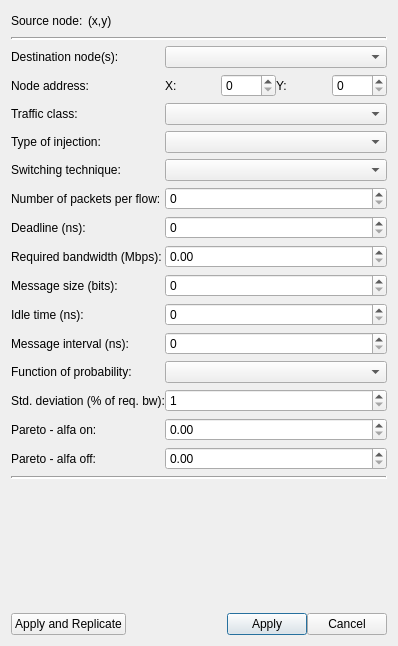
<?xml version="1.0" encoding="UTF-8"?>
<ui version="4.0">
 <class>TrafficConfigurationDialog</class>
 <widget class="QDialog" name="TrafficConfigurationDialog">
  <property name="windowModality">
   <enum>Qt::WindowModal</enum>
  </property>
  <property name="geometry">
   <rect>
    <x>0</x>
    <y>0</y>
    <width>398</width>
    <height>646</height>
   </rect>
  </property>
  <property name="locale">
   <locale language="English" country="UnitedStates"/>
  </property>
  <property name="modal">
   <bool>true</bool>
  </property>
  <layout class="QHBoxLayout" name="layoutPrincipal">
   <property name="spacing">
    <number>0</number>
   </property>
   <item>
    <layout class="QGridLayout" name="gridLayout" rowstretch="0,0,0,0,0,0,0,0,0,0,0,0,0,0,0,0,0,0,0,0" columnstretch="0,1">
     <property name="horizontalSpacing">
      <number>0</number>
     </property>
     <property name="verticalSpacing">
      <number>6</number>
     </property>
     <item row="13" column="0">
      <widget class="QLabel" name="labelFunctionProbability">
       <property name="text">
        <string>Function of probability:</string>
       </property>
      </widget>
     </item>
     <item row="1" column="0" colspan="2">
      <widget class="Line" name="lineDivisoraSuperior">
       <property name="lineWidth">
        <number>2</number>
       </property>
       <property name="orientation">
        <enum>Qt::Horizontal</enum>
       </property>
      </widget>
     </item>
     <item row="3" column="0">
      <widget class="QLabel" name="labelNodeAddress">
       <property name="text">
        <string>Node address: </string>
       </property>
      </widget>
     </item>
     <item row="19" column="1">
      <layout class="QHBoxLayout" name="horizontalLayout_4">
       <item>
        <spacer name="horizontalSpacer_2">
         <property name="orientation">
          <enum>Qt::Horizontal</enum>
         </property>
         <property name="sizeHint" stdset="0">
          <size>
           <width>40</width>
           <height>1</height>
          </size>
         </property>
        </spacer>
       </item>
       <item>
        <widget class="QPushButton" name="buttonApply">
         <property name="statusTip">
          <string>Apply this configuration for this node in network</string>
         </property>
         <property name="text">
          <string>Apply</string>
         </property>
         <property name="default">
          <bool>true</bool>
         </property>
        </widget>
       </item>
       <item>
        <widget class="QPushButton" name="buttonCancel">
         <property name="statusTip">
          <string>Cancel the configuration, the configuration is lost</string>
         </property>
         <property name="text">
          <string>Cancel</string>
         </property>
        </widget>
       </item>
      </layout>
     </item>
     <item row="9" column="1">
      <widget class="QDoubleSpinBox" name="doubleSpinInRequiredBandwidth">
       <property name="statusTip">
        <string>Define a required bandwidth</string>
       </property>
       <property name="maximum">
        <double>530000.000000000000000</double>
       </property>
       <property name="singleStep">
        <double>10.000000000000000</double>
       </property>
      </widget>
     </item>
     <item row="5" column="0">
      <widget class="QLabel" name="labelTypeInjection">
       <property name="text">
        <string>Type of injection:</string>
       </property>
      </widget>
     </item>
     <item row="2" column="1">
      <widget class="QComboBox" name="comboInDestinationNode">
       <property name="statusTip">
        <string>Define a type of spatial distribution</string>
       </property>
      </widget>
     </item>
     <item row="3" column="1">
      <layout class="QHBoxLayout" name="horizontalLayout">
       <item>
        <layout class="QHBoxLayout" name="horizontalLayout_2">
         <item>
          <widget class="QLabel" name="labelNodeAddressX">
           <property name="text">
            <string>X:</string>
           </property>
          </widget>
         </item>
         <item>
          <widget class="QSpinBox" name="spinInNodeAddressX">
           <property name="statusTip">
            <string>Define a target in position X in traffic with destination</string>
           </property>
          </widget>
         </item>
        </layout>
       </item>
       <item>
        <layout class="QHBoxLayout" name="horizontalLayout_3">
         <item>
          <widget class="QLabel" name="labelNodeAddressY">
           <property name="text">
            <string>Y:</string>
           </property>
          </widget>
         </item>
         <item>
          <widget class="QSpinBox" name="spinInNodeAddressY">
           <property name="statusTip">
            <string>Define a target in position Y in traffic with destination</string>
           </property>
          </widget>
         </item>
        </layout>
       </item>
      </layout>
     </item>
     <item row="0" column="0">
      <layout class="QHBoxLayout" name="horizontalLayout_5">
       <property name="spacing">
        <number>0</number>
       </property>
       <item>
        <widget class="QLabel" name="labelSourceNode">
         <property name="statusTip">
          <string>Indicates the source node in position X and position Y in network</string>
         </property>
         <property name="text">
          <string>Source node:</string>
         </property>
        </widget>
       </item>
       <item>
        <widget class="QLabel" name="labelSourceNodeXY">
         <property name="text">
          <string>(x,y)</string>
         </property>
        </widget>
       </item>
      </layout>
     </item>
     <item row="4" column="0">
      <widget class="QLabel" name="labelTrafficClass">
       <property name="text">
        <string>Traffic class:</string>
       </property>
      </widget>
     </item>
     <item row="2" column="0">
      <widget class="QLabel" name="labelDestinationNode">
       <property name="text">
        <string>Destination node(s):</string>
       </property>
      </widget>
     </item>
     <item row="16" column="0">
      <widget class="QLabel" name="labelParetoAlfaOff">
       <property name="text">
        <string>Pareto - alfa off:</string>
       </property>
      </widget>
     </item>
     <item row="6" column="1">
      <widget class="QComboBox" name="comboInSwitchingTechnique">
       <property name="statusTip">
        <string>Define a switching technique</string>
       </property>
      </widget>
     </item>
     <item row="0" column="1">
      <spacer name="horizontalSpacer">
       <property name="orientation">
        <enum>Qt::Horizontal</enum>
       </property>
       <property name="sizeHint" stdset="0">
        <size>
         <width>40</width>
         <height>20</height>
        </size>
       </property>
      </spacer>
     </item>
     <item row="9" column="0">
      <widget class="QLabel" name="labelRequiredBandwidth">
       <property name="text">
        <string>Required bandwidth (Mbps):</string>
       </property>
      </widget>
     </item>
     <item row="15" column="0">
      <widget class="QLabel" name="labelParetoAlfaOn">
       <property name="text">
        <string>Pareto - alfa on:</string>
       </property>
      </widget>
     </item>
     <item row="8" column="1">
      <widget class="QSpinBox" name="spinInDeadLine">
       <property name="statusTip">
        <string>Define a deadline if exists. If not exists value = 0</string>
       </property>
       <property name="maximum">
        <number>100000000</number>
       </property>
      </widget>
     </item>
     <item row="13" column="1">
      <widget class="QComboBox" name="comboInFunctionProbability">
       <property name="statusTip">
        <string>Define a function of probability</string>
       </property>
      </widget>
     </item>
     <item row="10" column="0">
      <widget class="QLabel" name="labelMessageSize">
       <property name="text">
        <string>Message size (bits):</string>
       </property>
      </widget>
     </item>
     <item row="7" column="0">
      <widget class="QLabel" name="labelNumberPacketsFlow">
       <property name="text">
        <string>Number of packets per flow:</string>
       </property>
      </widget>
     </item>
     <item row="12" column="0">
      <widget class="QLabel" name="labelMessageInterval">
       <property name="text">
        <string>Message interval (ns):</string>
       </property>
      </widget>
     </item>
     <item row="17" column="0" colspan="2">
      <widget class="Line" name="lineDivisoraInferior">
       <property name="lineWidth">
        <number>2</number>
       </property>
       <property name="orientation">
        <enum>Qt::Horizontal</enum>
       </property>
      </widget>
     </item>
     <item row="11" column="0">
      <widget class="QLabel" name="labelIdleTime">
       <property name="text">
        <string>Idle time (ns):</string>
       </property>
      </widget>
     </item>
     <item row="14" column="1">
      <widget class="QSpinBox" name="spinInStdDeviation">
       <property name="statusTip">
        <string>Define a standard deviation in relation to % of required bandwidth</string>
       </property>
       <property name="minimum">
        <number>1</number>
       </property>
       <property name="maximum">
        <number>100</number>
       </property>
      </widget>
     </item>
     <item row="5" column="1">
      <widget class="QComboBox" name="comboInTypeInjection">
       <property name="statusTip">
        <string>Define a type of injection of data</string>
       </property>
      </widget>
     </item>
     <item row="7" column="1">
      <widget class="QSpinBox" name="spinInNumberPacketsFlow">
       <property name="statusTip">
        <string>Define a number of packets per flow</string>
       </property>
       <property name="maximum">
        <number>1000000</number>
       </property>
       <property name="singleStep">
        <number>10</number>
       </property>
      </widget>
     </item>
     <item row="15" column="1">
      <widget class="QDoubleSpinBox" name="doubleSpinInParetoAlfaOn">
       <property name="statusTip">
        <string>Define pareto alfa on</string>
       </property>
       <property name="maximum">
        <double>100.000000000000000</double>
       </property>
      </widget>
     </item>
     <item row="4" column="1">
      <widget class="QComboBox" name="comboInTrafficClass">
       <property name="statusTip">
        <string>Define a traffic class</string>
       </property>
      </widget>
     </item>
     <item row="10" column="1">
      <widget class="QSpinBox" name="spinInMessageSize">
       <property name="statusTip">
        <string>Define a message size in bits</string>
       </property>
       <property name="maximum">
        <number>100000</number>
       </property>
      </widget>
     </item>
     <item row="16" column="1">
      <widget class="QDoubleSpinBox" name="doubleSpinInParetoAlfaOff">
       <property name="statusTip">
        <string>Define pareto alfa off</string>
       </property>
       <property name="maximum">
        <double>100.000000000000000</double>
       </property>
      </widget>
     </item>
     <item row="14" column="0">
      <widget class="QLabel" name="labelStdDeviation">
       <property name="text">
        <string>Std. deviation (% of req. bw):</string>
       </property>
      </widget>
     </item>
     <item row="8" column="0">
      <widget class="QLabel" name="labelDeadLine">
       <property name="text">
        <string>Deadline (ns):</string>
       </property>
      </widget>
     </item>
     <item row="12" column="1">
      <widget class="QSpinBox" name="spinInMessageInterval">
       <property name="statusTip">
        <string>Define a message interval in nanoseconds</string>
       </property>
       <property name="maximum">
        <number>100000</number>
       </property>
      </widget>
     </item>
     <item row="6" column="0">
      <widget class="QLabel" name="labelSwitchingTechnique">
       <property name="text">
        <string>Switching technique:</string>
       </property>
      </widget>
     </item>
     <item row="11" column="1">
      <widget class="QSpinBox" name="spinInIdleTime">
       <property name="statusTip">
        <string>Define a idle time in nanoseconds</string>
       </property>
       <property name="maximum">
        <number>100000</number>
       </property>
      </widget>
     </item>
     <item row="18" column="1">
      <spacer name="verticalSpacer">
       <property name="orientation">
        <enum>Qt::Vertical</enum>
       </property>
       <property name="sizeHint" stdset="0">
        <size>
         <width>1</width>
         <height>2</height>
        </size>
       </property>
      </spacer>
     </item>
     <item row="19" column="0">
      <layout class="QHBoxLayout" name="horizontalLayout_8">
       <item>
        <widget class="QPushButton" name="buttonApplyAndReplicate">
         <property name="text">
          <string>Apply and Replicate</string>
         </property>
        </widget>
       </item>
       <item>
        <spacer name="horizontalSpacer_3">
         <property name="orientation">
          <enum>Qt::Horizontal</enum>
         </property>
         <property name="sizeHint" stdset="0">
          <size>
           <width>1</width>
           <height>1</height>
          </size>
         </property>
        </spacer>
       </item>
      </layout>
     </item>
    </layout>
   </item>
  </layout>
 </widget>
 <tabstops>
  <tabstop>comboInDestinationNode</tabstop>
  <tabstop>spinInNodeAddressX</tabstop>
  <tabstop>spinInNodeAddressY</tabstop>
  <tabstop>comboInTrafficClass</tabstop>
  <tabstop>comboInTypeInjection</tabstop>
  <tabstop>comboInSwitchingTechnique</tabstop>
  <tabstop>spinInNumberPacketsFlow</tabstop>
  <tabstop>spinInDeadLine</tabstop>
  <tabstop>doubleSpinInRequiredBandwidth</tabstop>
  <tabstop>spinInMessageSize</tabstop>
  <tabstop>spinInIdleTime</tabstop>
  <tabstop>spinInMessageInterval</tabstop>
  <tabstop>comboInFunctionProbability</tabstop>
  <tabstop>spinInStdDeviation</tabstop>
  <tabstop>doubleSpinInParetoAlfaOn</tabstop>
  <tabstop>doubleSpinInParetoAlfaOff</tabstop>
  <tabstop>buttonApplyAndReplicate</tabstop>
  <tabstop>buttonApply</tabstop>
  <tabstop>buttonCancel</tabstop>
 </tabstops>
 <resources/>
 <connections/>
</ui>
